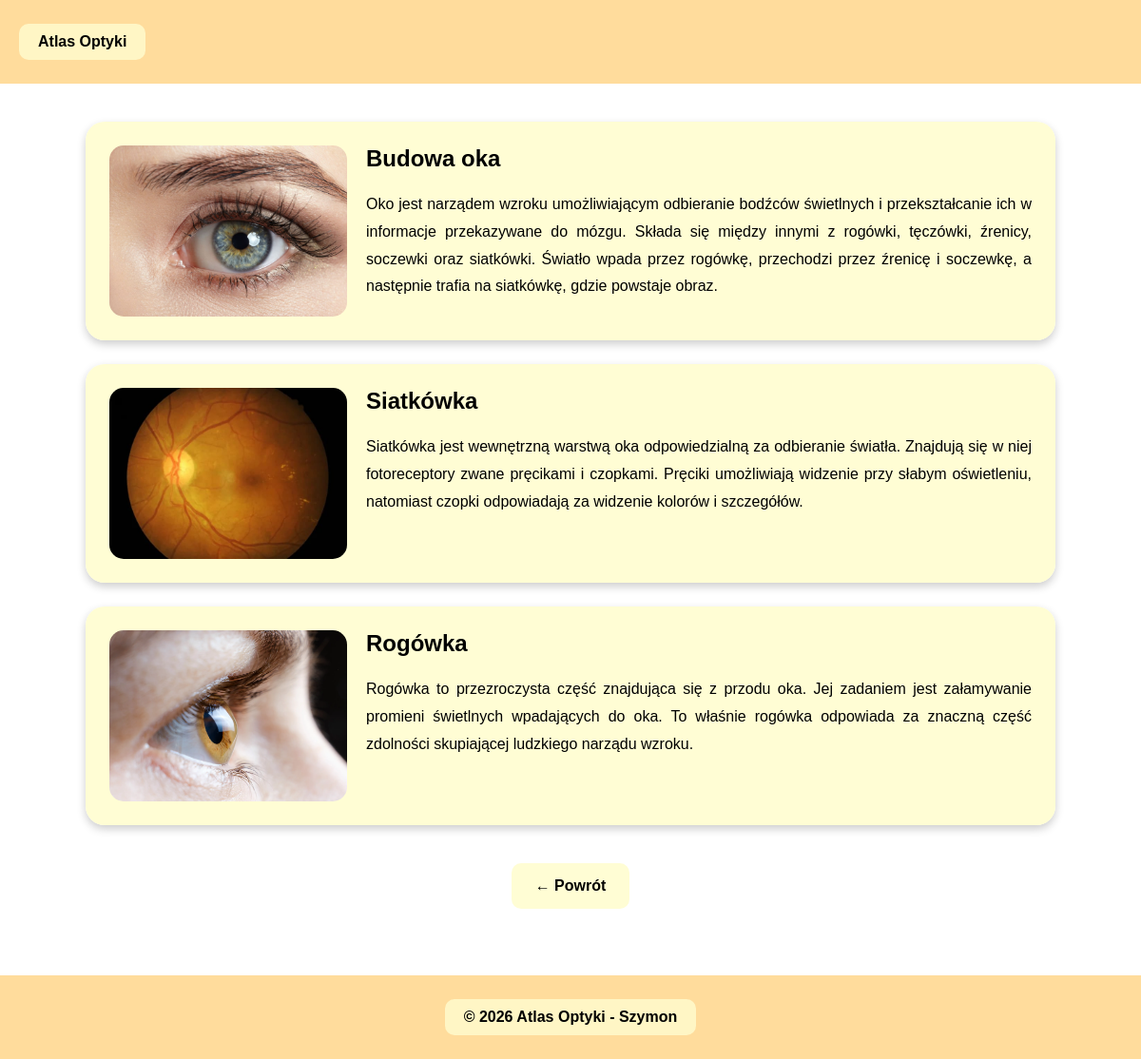
The app's page /category.php?slug=oko with its own data.
### tables this page shows
CREATE TABLE `articles` (
  `id` int(11) NOT NULL,
  `category_id` int(11) NOT NULL,
  `title` varchar(255) NOT NULL,
  `content` text NOT NULL,
  `image` varchar(255) DEFAULT NULL,
  `correction` varchar(255) DEFAULT NULL
);

### category.php (the view, shortened to what this page needs)
<?php
include "db.php";
$slug = $_GET["slug"];
$category = mysqli_fetch_assoc(
    mysqli_query(
        $conn,
        "SELECT * FROM categories WHERE slug='$slug'"
    )
);
$articles = mysqli_query(
    $conn,
    "SELECT * FROM articles WHERE category_id=" . $category["id"]
);
?>
<!DOCTYPE html>
<html lang="pl">
<head>
    <link rel="stylesheet" href="css/navbar.css">
    <link rel="stylesheet" href="css/styles.css">
    <link rel="stylesheet" href="css/footer.css">
</head>
<body>
    <main>
        <div class="navbar">
            <a href="index.php" class="logo">
                Atlas Optyki
            </a>
        </div>
        <div class="articles">
            <?php while ($row = mysqli_fetch_assoc($articles)): ?>
                <div class="article">
                    <?php if (!empty($row["image"])): ?>
                        <img src="<?php echo $row["image"]; ?>" alt="<?php echo $row["title"]; ?>" class="article-image">
                    <?php endif; ?>
                    <div class="article-content">
                        <h2>
                            <?php echo $row["title"]; ?>
                        </h2>
                        <p>
                            <?php echo $row["content"]; ?>
                        </p>
                    </div>
                </div>
            <?php endwhile; ?>
        </div>
        <div class="back-button">
            <a href="index.php">
                ← Powrót
            </a>
        </div>
    </main>
    <div class="footer">
        <a>
            © 2026 Atlas Optyki - Szymon
        </a>
    </div>
</body>
</html>

### css/navbar.css (style rules this page uses)
.navbar { background-color: #ffdc9c; display: flex; align-items: center; gap: 15px; padding: 25px 20px; margin-bottom: 30px; }
.logo { margin-right: auto; display: flex; align-items: center; justify-content: center; padding: 10px 20px; background: rgba(255, 253, 208, .8); color: black; text-decoration: none; font-weight: bold; border-radius: 10px; }

### css/styles.css (style rules this page uses)
html, body { height: 100%; margin: 0; }
body { display: flex; flex-direction: column; font-family: Arial, sans-serif; background: url("../images/background.jpg") center/cover fixed no-repeat; }
main { flex: 1; }
.description, .article, .fact, .quiz-box { background: rgba(255, 253, 208, .9); border-radius: 20px; }
.articles { width: 85%; max-width: 1200px; margin: 40px auto; }
.article { display: flex; gap: 20px; padding: 25px; margin-bottom: 25px; box-shadow: 0 4px 10px rgba(0, 0, 0, .2); }
.article-image { width: 250px; height: 180px; object-fit: cover; border-radius: 15px; flex-shrink: 0; }
.article-content { flex: 1; }
.article-content h2 { margin-top: 0; }
.article-content p { line-height: 1.8; text-align: justify; }
.back-button { text-align: center; margin: 30px 0; }
.back-button a { display: inline-block; padding: 15px 25px; background: rgba(255, 253, 208, .9); color: black; text-decoration: none; border-radius: 10px; font-weight: bold; }
.footer { margin-top: auto; }

### css/footer.css (style rules this page uses)
.footer { background-color: #ffdc9c; display: flex; justify-content: center; padding: 25px 20px; margin-top: 40px; }
.footer a { color: black; font-weight: bold; background: rgba(255, 253, 208, 0.8); padding: 10px 20px; border-radius: 10px; text-decoration: none; }

### records on screen
articles: image (picture), title "Budowa oka", content "Oko jest narządem wzroku umożliwiającym odbieranie bodźców świetlnych i przekształcanie ich w informacje przekazywane do mózgu. Składa się między innymi z rogówki, tęczówki, źrenicy, soczewki oraz siatkówki. Światło wpada przez rogówkę, przechodzi przez źrenicę i soczewkę, a następnie trafia na siatkówkę, gdzie powstaje obraz."
articles: image (picture), title "Siatkówka", content "Siatkówka jest wewnętrzną warstwą oka odpowiedzialną za odbieranie światła. Znajdują się w niej fotoreceptory zwane pręcikami i czopkami. Pręciki umożliwiają widzenie przy słabym oświetleniu, natomiast czopki odpowiadają za widzenie kolorów i szczegółów."
articles: image (picture), title "Rogówka", content "Rogówka to przezroczysta część znajdująca się z przodu oka. Jej zadaniem jest załamywanie promieni świetlnych wpadających do oka. To właśnie rogówka odpowiada za znaczną część zdolności skupiającej ludzkiego narządu wzroku."
